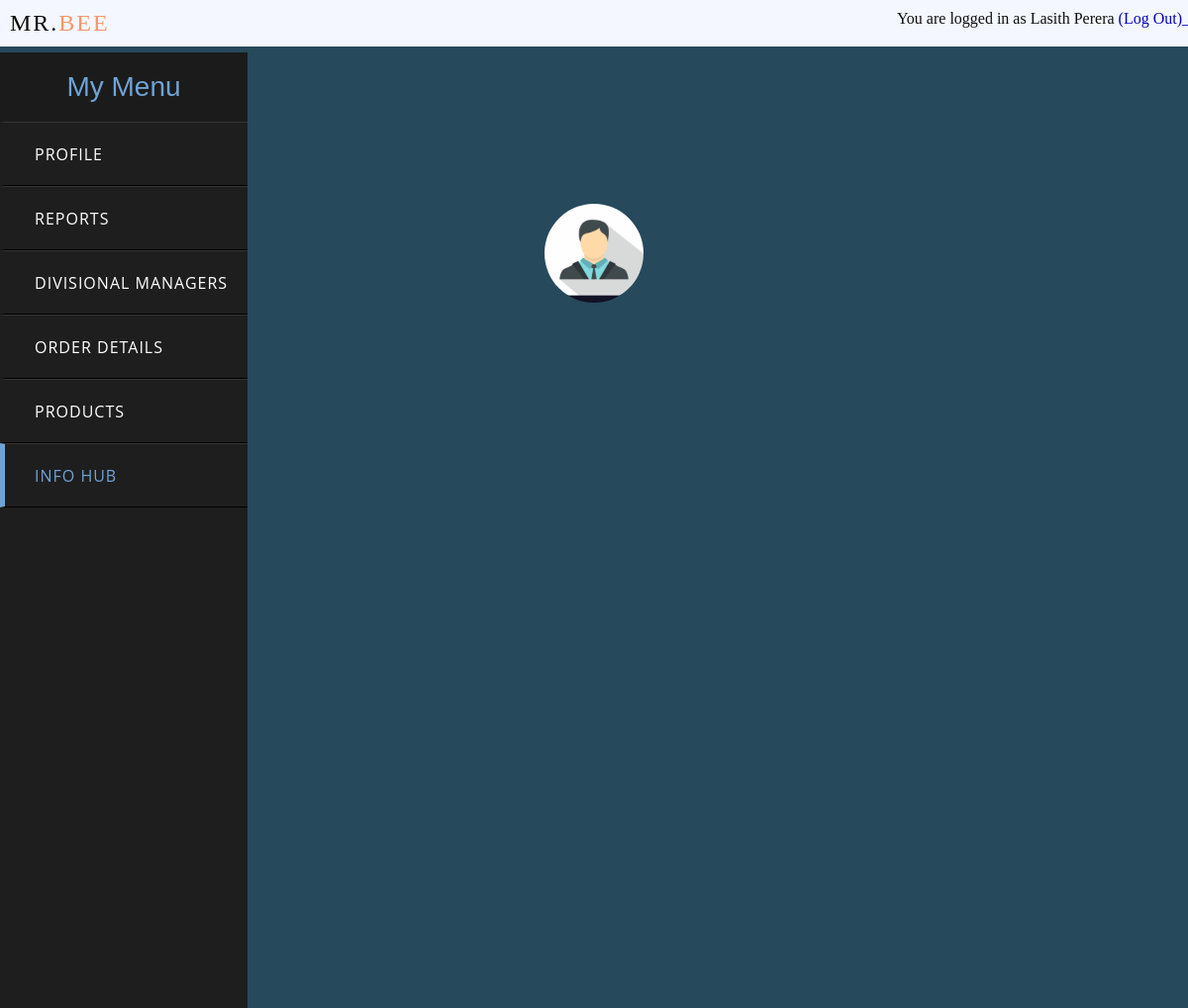
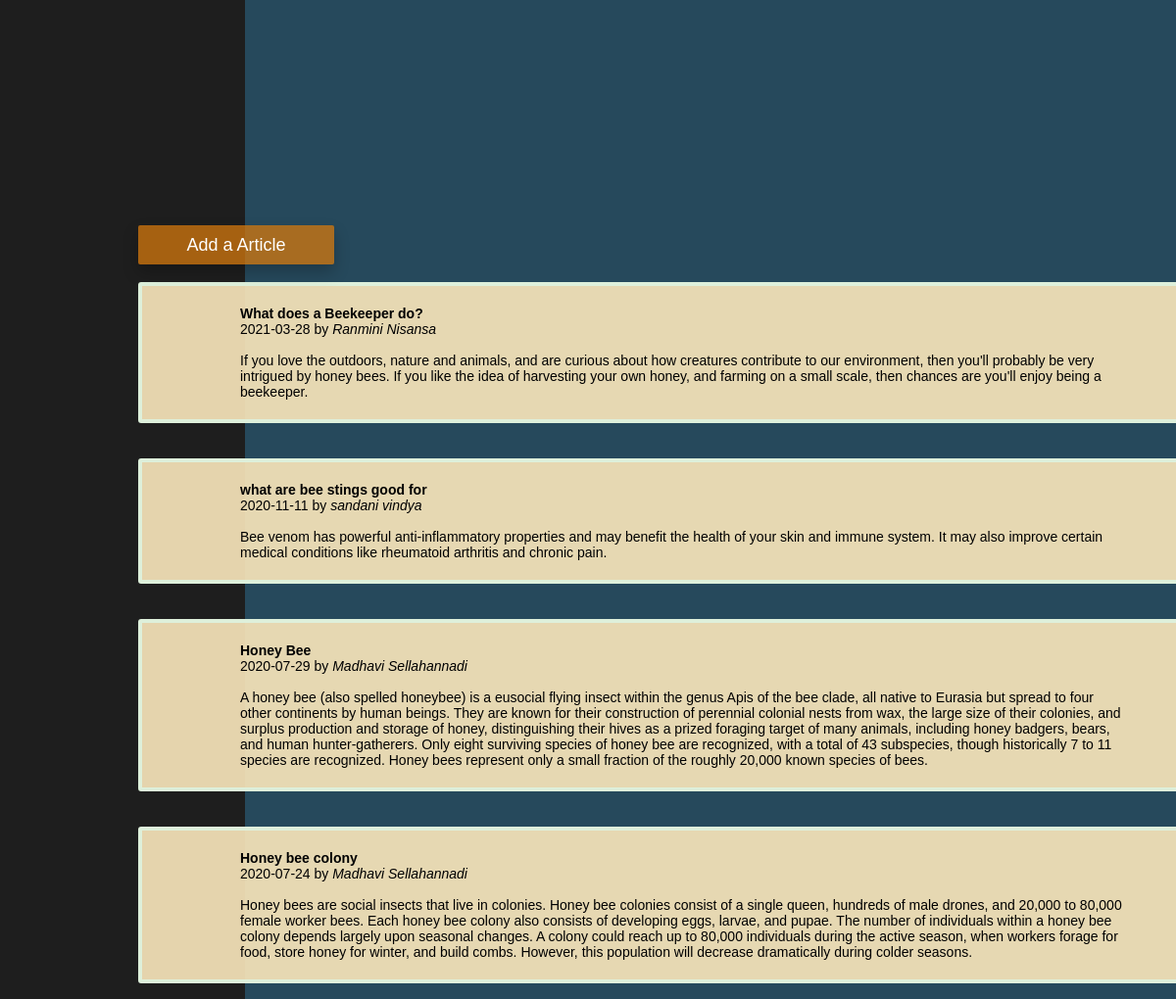
The app's page /src/php/manager_viewarticle.php (signed in) with its own data (2 pictures, top to bottom).
### tables this page shows
CREATE TABLE `infohub` (
  `articleNo` int(10) NOT NULL,
  `userID` int(10) NOT NULL,
  `date` date NOT NULL,
  `authorname` varchar(50) NOT NULL,
  `articlename` varchar(100) NOT NULL,
  `content` varchar(1000) NOT NULL
);

### src/php/manager_viewarticle.php (the view, shortened to what this page needs)
<?php include('manager_alignments.php')?>
<?php include('manager_navbar.php')?>
    <head>
        <link rel="stylesheet" type="text/css" href="../../public/css/style_manager_homepage.css">
        <link rel="stylesheet" type="text/css" href="../../public/css/style_buttons.css">
        <link rel="stylesheet" type="text/css" href="../../public/css/style_manager_remove_dm.css">
        <link rel="stylesheet" type="text/CSS" href="../../public/css/style_infohub.css">
    </head>
    <body>
         <div class="content3" id="top">
            </br></br><br><br>
                    <form  action="manager_infohub.php" method="post" >
                        <div class="row">
                            <input type="submit" value="Add a Article" name="back">
                        </div>
                    </form>
                    <br>
         <?php
                $sql = "SELECT * FROM infohub ORDER BY date DESC";
                mysqli_query($connection, $sql);
                $result = mysqli_query($connection,$sql);
                        while($row=mysqli_fetch_assoc($result)){
                            echo '<div class="bhivecontainer">';
                            echo "<B>".$row['articlename']."</B>";
                            echo "<br>";
                            echo $row['date']." by <I>" .$row['authorname']."</I>";
                            echo "<br>";
                            echo "<br>";
                            echo $row['content'];
                            echo "</div>";
                            echo "<br>";
                            echo "<br>";
                        }?>
        </div>
	</body>
</html>

### public/css/style_manager_homepage.css (style rules this page uses)
body { margin: 0; padding: 0; background-color:#26495c; background-size: cover; background-position: center; font-family: arial; }
.content3 { width: 1200px; height: 1000px; position: absolute; background: #fdc56400; top:82%; left:58%; display:block; transform: translate(-50%,-50%); box-sizing: border-box; padding: 5px 45px ; color: #000000; border-radius: 2%; }

### public/css/style_manager_remove_dm.css (style rules this page uses)
.content3 input[type=submit] { font-size: 18px; border: none; color: #ffffff; padding: 10px 20px 10px 20px; background-color: #d4780ec0; height: 40px; border-radius: 2px; box-shadow: 0px 8px 16px 0px rgb(0, 0, 0,0.226); width: 200px; }

### public/css/style_manager_sidenav.css (style rules this page uses)
* { margin: 0; padding: 0; text-decoration: none; }

### public/css/style_infohub.css (style rules this page uses)
.bhivecontainer { background-color: rgba(248, 229, 187, 0.918); padding: 20px 100px 20px 100px; border: 4px solid rgb(222, 240, 219); border-radius: 3px; font-size: 14px; left:50%; }
.row:after { content: ""; display: table; clear: both; }
input[type=submit] { background-color: #2b3528; color: white; padding: 10px 18px; border: none; border-radius: 4px; cursor: pointer; float: left; }

### records on screen
infohub: articlename "What does a Beekeeper do?", date "2021-03-28", authorname "Ranmini Nisansa", content "If you love the outdoors, nature and animals, and are curious about how creatures contribute to our environment, then you'll probably be very intrigued by honey bees. If you like the idea of harvesting your own honey, and farming on a small scale, then chances are you'll enjoy being a beekeeper."
infohub: articlename "what are bee stings good for", date "2020-11-11", authorname "sandani vindya", content "Bee venom has powerful anti-inflammatory properties and may benefit the health of your skin and immune system. It may also improve certain medical conditions like rheumatoid arthritis and chronic pain."
infohub: articlename "Honey Bee", date "2020-07-29", authorname "Madhavi Sellahannadi", content "A honey bee (also spelled honeybee) is a eusocial flying insect within the genus Apis of the bee clade, all native to Eurasia but spread to four other continents by human beings. They are known for their construction of perennial colonial nests from wax, the large size of their colonies, and surplus production and storage of honey, distinguishing their hives as a prized foraging target of many animals, including honey badgers, bears, and human hunter-gatherers. Only eight surviving species of honey bee are recognized, with a total of 43 subspecies, though historically 7 to 11 species are recognized. Honey bees represent only a small fraction of the roughly 20,000 known species of bees."
infohub: articlename "Honey bee colony", date "2020-07-24", authorname "Madhavi Sellahannadi", content "Honey bees are social insects that live in colonies. Honey bee colonies consist of a single queen, hundreds of male drones, and 20,000 to 80,000 female worker bees. Each honey bee colony also consists of developing eggs, larvae, and pupae. The number of individuals within a honey bee colony depends largely upon seasonal changes. A colony could reach up to 80,000 individuals during the active season, when workers forage for food, store honey for winter, and build combs. However, this population will decrease dramatically during colder seasons."

### other values on screen
$_SESSION['first_name'] "Lasith"
$_SESSION['last_name'] "Perera"
